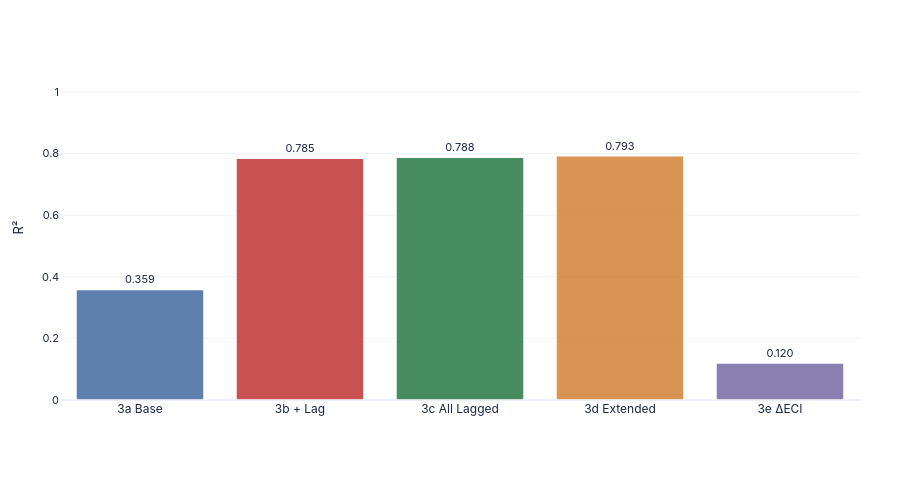

Write notebook code for a chart like this one.
### Markdown cell above
### Chart 10 — R² Comparison

### Code cell
perf_rows = []
for m in MODEL_ORDER:
    if m not in model_stats or model_stats[m]['R2'] is None: continue
    perf_rows.append({
        'Model': MODEL_LABELS[m],
        'R²': model_stats[m]['R2'],
        'N': model_stats[m]['N'],
        'color': SPEC_COLORS[m],
    })
perf_df = pd.DataFrame(perf_rows)

fig17 = go.Figure()
fig17.add_trace(go.Bar(
    x=perf_df['Model'], y=perf_df['R²'],
    marker=dict(color=[SPEC_COLORS[m] for m in MODEL_ORDER if m in coef_dfs],
                opacity=0.88, line=dict(color='white', width=1.5)),
    text=[f'{v:.3f}' for v in perf_df['R²']], textposition='outside',
    textfont=dict(size=11),
    hovertemplate='<b>%{x}</b><br>R² = %{y:.4f}<extra></extra>',
    name='R²',
))

# Add N annotations below bars
for _, row in perf_df.iterrows():
    fig17.add_annotation(
        x=row['Model'], y=-0.06, text=f"N={row['N']:,}", showarrow=False,
        font=dict(size=9, color='#666'), yref='y',
    )

fig17.update_layout(**base_layout(
    height=480, barmode='group',
    margin=dict(l=60, r=40, t=55, b=80),
    xaxis=dict(tickfont=dict(size=12)),
    yaxis=dict(title='R²', range=[0, 1.12], gridcolor=GRID, gridwidth=0.5),
    legend=dict(orientation='h', yanchor='bottom', y=1.02,
                xanchor='center', x=0.5, font=dict(size=11)),
))
save(fig17, '10_reg_r2', w=900, h=480)
fig17.show(config=CFG)

### Figure 1 — Plotly figure (JSON) as saved in the notebook; plotly's stock layout.template omitted (floating-point values rounded to 4 significant figures)
{"data": [{"hovertemplate": "<b>%{x}</b><br>R² = %{y:.4f}<extra></extra>", "marker": {"color": ["#4a6fa5", "#c23a3a", "#2e7d4a", "#d4853b", "#7b6fa5"], "line": {"color": "white", "width": 1.5}, "opacity": 0.88}, "name": "R²", "text": ["0.359", "0.785", "0.788", "0.793", "0.120"], "textfont": {"size": 11}, "textposition": "outside", "type": "bar", "x": ["3a Base", "3b + Lag", "3c All Lagged", "3d Extended", "3e ΔECI"], "y": [0.359, 0.7848, 0.7884, 0.7932, 0.1202]}], "layout": {"annotations": [{"font": {"color": "#666", "size": 9}, "showarrow": false, "text": "N=1,324", "x": "3a Base", "y": -0.06, "yref": "y"}, {"font": {"color": "#666", "size": 9}, "showarrow": false, "text": "N=1,273", "x": "3b + Lag", "y": -0.06, "yref": "y"}, {"font": {"color": "#666", "size": 9}, "showarrow": false, "text": "N=1,270", "x": "3c All Lagged", "y": -0.06, "yref": "y"}, {"font": {"color": "#666", "size": 9}, "showarrow": false, "text": "N=1,264", "x": "3d Extended", "y": -0.06, "yref": "y"}, {"font": {"color": "#666", "size": 9}, "showarrow": false, "text": "N=1,264", "x": "3e ΔECI", "y": -0.06, "yref": "y"}], "barmode": "group", "font": {"color": "#1a2744", "family": "IBM Plex Sans, -apple-system, BlinkMacSystemFont, sans-serif", "size": 11}, "height": 480, "legend": {"font": {"size": 11}, "orientation": "h", "x": 0.5, "xanchor": "center", "y": 1.02, "yanchor": "bottom"}, "margin": {"b": 80, "l": 60, "r": 40, "t": 55}, "paper_bgcolor": "#ffffff", "plot_bgcolor": "#ffffff", "xaxis": {"tickfont": {"size": 12}}, "yaxis": {"gridcolor": "#e5e7eb", "gridwidth": 0.5, "range": [0, 1.12], "title": {"text": "R²"}}}}
